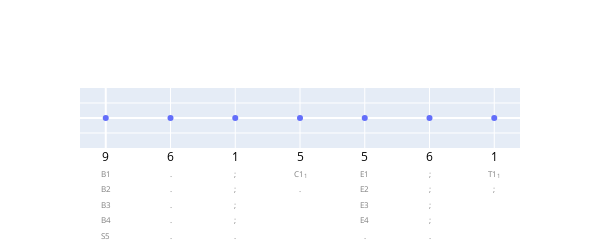

The notebook cell this image was saved under:
### Code cell
fig = plot_nonterminal_map(list(sequences[index]), 
                        sequence_to_non_terminal_applied_position_map[sequences[index]], 
                        # is_hierarchy=grammar_name in grammar_details_dict
                        is_hierarchy=True
                        )

fig.update_layout(
    width=600,
    height=200
)
fig.show()
os.system("mkdir -p ../read_output/figures/sentence_annotated")
store_filename = f"../read_output/figures/sentence_annotated/{grammar_name}_annotated_sentence_{index}.pdf"
fig.write_image(store_filename)
time.sleep(2)
fig.write_image(store_filename)

### Figure 1 — Plotly figure (JSON) as saved in the notebook; plotly's stock layout.template omitted (floating-point values rounded to 4 significant figures)
{"data": [{"mode": "markers", "type": "scatter", "x": [0, 1, 2, 3, 4, 5, 6], "y": [0, 0, 0, 0, 0, 0, 0]}], "layout": {"height": 200, "title": {"font": {"size": 16}}, "width": 600, "xaxis": {"tickangle": 0, "ticktext": ["<span style='color:#000000'>9</span><span style='color:#808080; font-size:0.7em'><br>B1<br>B2<br>B3<br>B4<br>S5</span>", "<span style='color:#000000'>6</span><span style='color:#808080; font-size:0.7em'><br>.<br>.<br>.<br>.<br>.</span>", "<span style='color:#000000'>1</span><span style='color:#808080; font-size:0.7em'><br>;<br>;<br>;<br>;<br>.</span>", "<span style='color:#000000'>5</span><span style='color:#808080; font-size:0.7em'><br>C1<sub>1</sub><br>.</span>", "<span style='color:#000000'>5</span><span style='color:#808080; font-size:0.7em'><br>E1<br>E2<br>E3<br>E4<br>.</span>", "<span style='color:#000000'>6</span><span style='color:#808080; font-size:0.7em'><br>;<br>;<br>;<br>;<br>.</span>", "<span style='color:#000000'>1</span><span style='color:#808080; font-size:0.7em'><br>T1<sub>1</sub><br>;</span>"], "tickvals": [0, 1, 2, 3, 4, 5, 6], "title": {}}, "yaxis": {"showticklabels": false, "title": {}}}}
